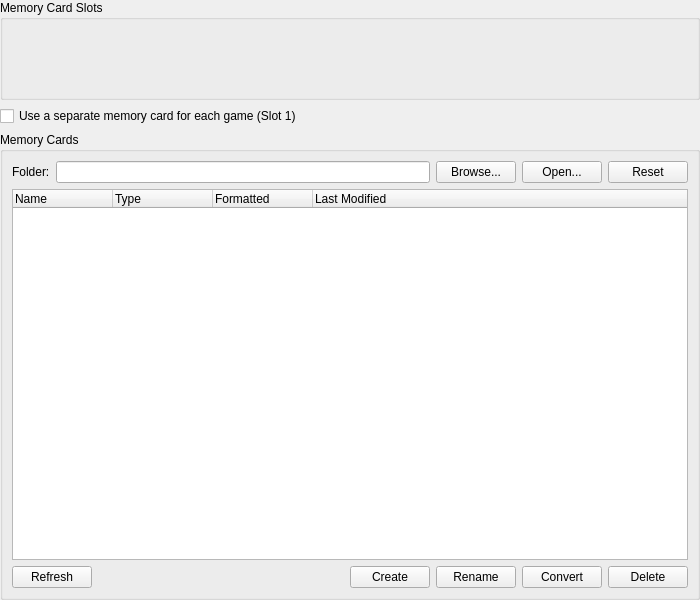
<?xml version="1.0" encoding="UTF-8"?>
<ui version="4.0">
 <class>MemoryCardSettingsWidget</class>
 <widget class="QWidget" name="MemoryCardSettingsWidget">
  <property name="geometry">
   <rect>
    <x>0</x>
    <y>0</y>
    <width>700</width>
    <height>600</height>
   </rect>
  </property>
  <layout class="QVBoxLayout" name="verticalLayout" stretch="0,0,1">
   <property name="leftMargin">
    <number>0</number>
   </property>
   <property name="topMargin">
    <number>0</number>
   </property>
   <property name="rightMargin">
    <number>0</number>
   </property>
   <property name="bottomMargin">
    <number>0</number>
   </property>
   <item>
    <widget class="QGroupBox" name="slotGroupBox">
     <property name="sizePolicy">
      <sizepolicy hsizetype="Preferred" vsizetype="Fixed">
       <horstretch>0</horstretch>
       <verstretch>0</verstretch>
      </sizepolicy>
     </property>
     <property name="minimumSize">
      <size>
       <width>0</width>
       <height>100</height>
      </size>
     </property>
     <property name="maximumSize">
      <size>
       <width>16777215</width>
       <height>100</height>
      </size>
     </property>
     <property name="title">
      <string>Memory Card Slots</string>
     </property>
     <layout class="QGridLayout" name="gridLayout"/>
    </widget>
   </item>
   <item>
    <widget class="QCheckBox" name="perGameCards">
     <property name="toolTip">
      <string>Automatically points Slot 1 at a memory card dedicated to the game being played. An existing card is matched on its serial (e.g. &quot;SCES-50001 ...&quot;), and one is created if none exists yet.</string>
     </property>
     <property name="text">
      <string>Use a separate memory card for each game (Slot 1)</string>
     </property>
    </widget>
   </item>
   <item>
    <widget class="QGroupBox" name="cardGroupBox">
     <property name="title">
      <string>Memory Cards</string>
     </property>
     <layout class="QVBoxLayout" name="verticalLayout_2">
      <item>
       <layout class="QHBoxLayout" name="horizontalLayout">
        <item>
         <widget class="QLabel" name="label">
          <property name="text">
           <string>Folder:</string>
          </property>
          <property name="buddy">
           <cstring>directory</cstring>
          </property>
         </widget>
        </item>
        <item>
         <widget class="QLineEdit" name="directory"/>
        </item>
        <item>
         <widget class="QPushButton" name="browse">
          <property name="text">
           <string>Browse...</string>
          </property>
         </widget>
        </item>
        <item>
         <widget class="QPushButton" name="open">
          <property name="text">
           <string>Open...</string>
          </property>
         </widget>
        </item>
        <item>
         <widget class="QPushButton" name="reset">
          <property name="text">
           <string>Reset</string>
          </property>
         </widget>
        </item>
       </layout>
      </item>
      <item>
       <widget class="MemoryCardListWidget" name="cardList">
        <property name="rootIsDecorated">
         <bool>false</bool>
        </property>
        <column>
         <property name="text">
          <string>Name</string>
         </property>
        </column>
        <column>
         <property name="text">
          <string>Type</string>
         </property>
        </column>
        <column>
         <property name="text">
          <string>Formatted</string>
         </property>
        </column>
        <column>
         <property name="text">
          <string>Last Modified</string>
         </property>
        </column>
       </widget>
      </item>
      <item>
       <layout class="QHBoxLayout" name="horizontalLayout_2">
        <item>
         <widget class="QPushButton" name="refreshCard">
          <property name="text">
           <string>Refresh</string>
          </property>
         </widget>
        </item>
        <item>
         <spacer name="horizontalSpacer">
          <property name="orientation">
           <enum>Qt::Orientation::Horizontal</enum>
          </property>
          <property name="sizeHint" stdset="0">
           <size>
            <width>40</width>
            <height>0</height>
           </size>
          </property>
         </spacer>
        </item>
        <item>
         <widget class="QPushButton" name="createCard">
          <property name="text">
           <string>Create</string>
          </property>
         </widget>
        </item>
        <item>
         <widget class="QPushButton" name="renameCard">
          <property name="text">
           <string>Rename</string>
          </property>
         </widget>
        </item>
        <item>
         <widget class="QPushButton" name="convertCard">
          <property name="text">
           <string>Convert</string>
          </property>
         </widget>
        </item>
        <item>
         <widget class="QPushButton" name="deleteCard">
          <property name="text">
           <string>Delete</string>
          </property>
         </widget>
        </item>
       </layout>
      </item>
     </layout>
    </widget>
   </item>
  </layout>
 </widget>
 <customwidgets>
  <customwidget>
   <class>MemoryCardListWidget</class>
   <extends>QTreeWidget</extends>
   <header>Settings/MemoryCardSettingsWidget.h</header>
  </customwidget>
 </customwidgets>
 <tabstops>
  <tabstop>perGameCards</tabstop>
  <tabstop>directory</tabstop>
  <tabstop>browse</tabstop>
  <tabstop>open</tabstop>
  <tabstop>reset</tabstop>
  <tabstop>cardList</tabstop>
  <tabstop>refreshCard</tabstop>
  <tabstop>createCard</tabstop>
  <tabstop>renameCard</tabstop>
  <tabstop>convertCard</tabstop>
  <tabstop>deleteCard</tabstop>
 </tabstops>
 <resources/>
 <connections/>
</ui>
